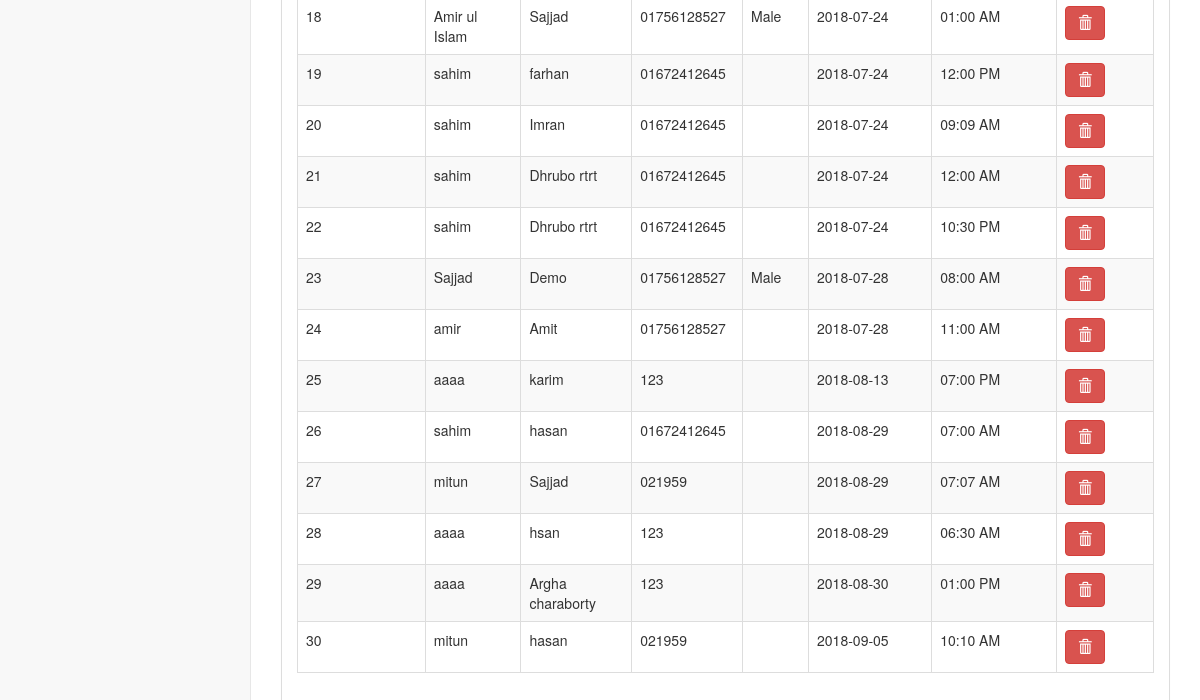
Before: /index.php/appointment/manage_appointment (lower part) with the older database file.
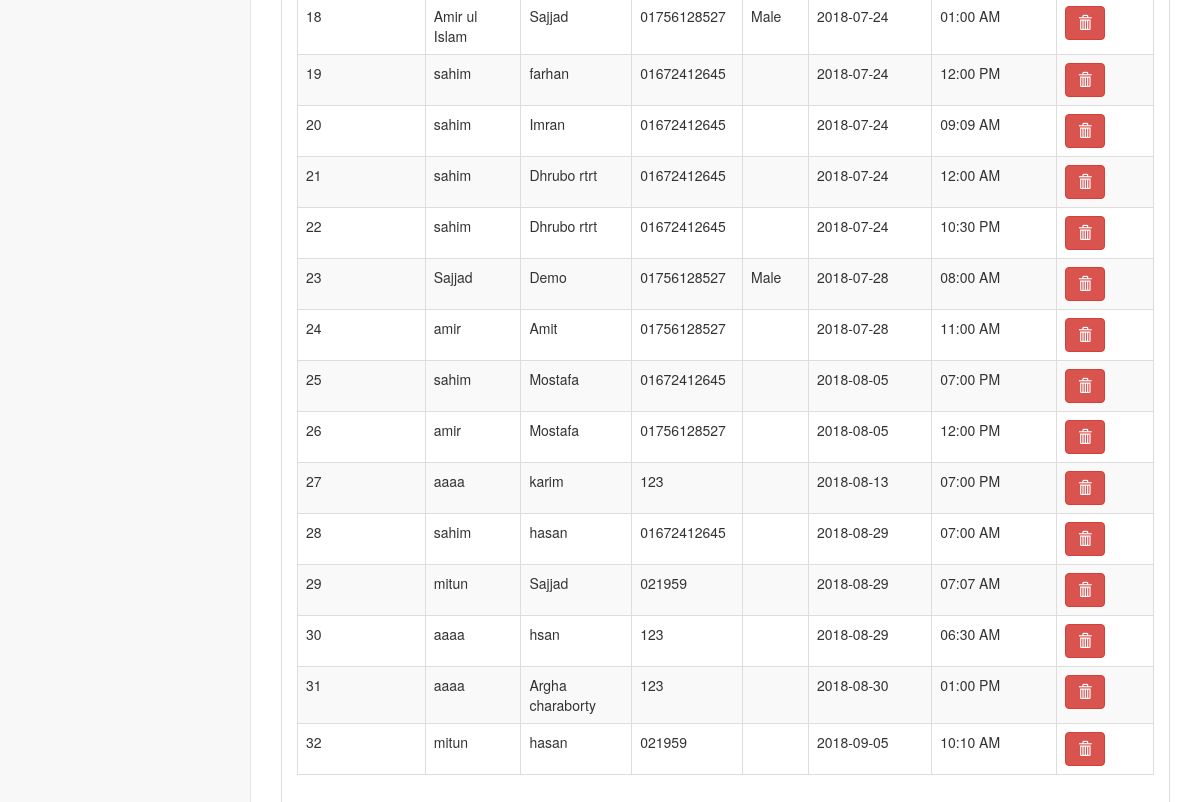
After: the same page with the newer database file.
### tables this page shows
CREATE TABLE `tbl_appointment` (
  `appointment_id` int(11) NOT NULL,
  `doc_id` int(11) NOT NULL,
  `patient_id` int(11) NOT NULL,
  `patient_name` varchar(255) NOT NULL,
  `phone_number` varchar(100) NOT NULL,
  `gender` varchar(50) NOT NULL,
  `appointment_date` date NOT NULL,
  `appointment_time` time NOT NULL
);

CREATE TABLE `tbl_doctor` (
  `doc_id` int(11) NOT NULL,
  `hospital_id` int(11) NOT NULL,
  `doc_name` varchar(255) NOT NULL,
  `doc_image` text NOT NULL,
  `doc_email` varchar(255) NOT NULL,
  `doc_password` varchar(255) NOT NULL,
  `doc_mobile_no` varchar(16) NOT NULL,
  `doc_qualification` varchar(255) NOT NULL,
  `doc_designation` varchar(255) NOT NULL,
  `doc_category` varchar(255) NOT NULL,
  `doc_birth_date` date NOT NULL,
  `doc_join_date` date NOT NULL,
  `doc_chamber` varchar(255) NOT NULL,
  `doc_fee` int(100) NOT NULL,
  `doc_status` tinyint(3) NOT NULL
);

### application/controllers/Appointment.php (called while the page is built, shortened)
<?php
class Appointment extends CI_Controller
{
    public function __construct()
    {
        $this->load->model('appointment_model');
    }
    public function manage_appointment()
    {
        $data = array();
        $data['app_data'] = $this->appointment_model->select_all_appointments();
        $data['dashboard'] = $this->load->view('admin/admin_pages/manage_appointment_form', $data, true);
        $this->load->view('admin/admin_master', $data);
    }
}

### index.php (called while the page is built, shortened)
<?php
require_once BASEPATH.'core/CodeIgniter.php';

### application/models/Appointment_model.php (called while the page is built, shortened)
<?php
class Appointment_model extends CI_Model
{
    public function select_all_appointments()
    {
        $result = $this->db->select('*')
            ->from('tbl_appointment')
            ->order_by('appointment_date asc', 'appointment_time desc')
            ->get()
            ->result();
        return $result;
    }
}

### application/models/Doctor_model.php (called while the page is built, shortened)
<?php
class Doctor_model extends CI_Model
{
    public function get_doctor_record_for_image($doc_image)
    {
        return $this->db->where('doc_id', $doc_image)->get('tbl_doctor')->row();
    }
}

### application/views/admin/admin_pages/manage_appointment_form.php (the view, shortened to what this page needs)
<div class="row">
    <div class="col-lg-12">
        <div class="panel panel-default">
            <div class="panel-body">
                <table width="100%" class="table table-striped table-bordered table-hover" id="dataTables-example">
                    <tbody>
                    <?php
                    $i = 1;
                    foreach ($app_data as $v_app) {
                        $doc_name = $this->doctor_model->get_doctor_record_for_image($v_app->doc_id);
                        ?>
                        <tr>
                            <td><?php echo $i++?></td>
                            <td><?php echo $v_app->patient_name ?></td>
                            <td><?php echo $doc_name->doc_name ?></td>
                            <td><?php echo $v_app->phone_number ?></td>
                            <td><?php echo $v_app->gender ?></td>
                            <td><?php echo $v_app->appointment_date ?></td>
                            <td><?php echo date('h:i A', strtotime($v_app->appointment_time)) ?></td>
                            <td>
                                <a href="<?php echo base_url("appointment/delete_appointment/$v_app->appointment_id") ?>"
                                   class="btn btn-danger" title="Delete"
                                   onclick="return confirm('Are you sure want to delete!!')"><span
                                            class="glyphicon glyphicon-trash"></span></a>
                            </td>
                        </tr>
                    <?php } ?>
                    </tbody>
                </table>
            </div>
        </div>
    </div>
</div>

### application/views/admin/admin_master.php (shortened to what this page needs)
<!DOCTYPE html>
<html lang="en">
<head>
    <link href="<?php echo base_url()?>asset/admin_asset/vendor/bootstrap/css/bootstrap.min.css" rel="stylesheet">
    <link href="<?php echo base_url()?>asset/admin_asset/vendor/metisMenu/metisMenu.min.css" rel="stylesheet">
    <link rel="stylesheet" href="<?php echo base_url()?>asset/admin_asset/datepicker/css/bootstrap-datepicker3.css">
    <link rel="stylesheet" href="<?php echo base_url()?>asset/timepicker/jquery.timepicker.min.css">
    <link href="<?php echo base_url()?>asset/admin_asset/vendor/datatables-plugins/dataTables.bootstrap.css" rel="stylesheet">
    <link href="<?php echo base_url()?>asset/admin_asset/vendor/datatables-responsive/dataTables.responsive.css" rel="stylesheet">
    <link href="<?php echo base_url()?>asset/admin_asset/dist/css/sb-admin-2.css" rel="stylesheet">
    <link href="<?php echo base_url()?>asset/admin_asset/vendor/morrisjs/morris.css" rel="stylesheet">
    <link href="<?php echo base_url()?>asset/css/star-rating-svg.css" rel="stylesheet">
    <link href="<?php echo base_url()?>asset/admin_asset/vendor/font-awesome/css/font-awesome.min.css" rel="stylesheet" type="text/css">
</head>
<body>
<div id="wrapper">
    <div id="page-wrapper">
    <?php echo $dashboard?>
    </div>
</div>
</body>
</html>

Changed rows visible on the page:
added tbl_appointment: patient_name "sahim", doc.doc_name "Mostafa", phone_number "01672412645", appointment_date "2018-08-05", appointment_time "07:00 PM"
added tbl_appointment: patient_name "amir", doc.doc_name "Mostafa", phone_number "01756128527", appointment_date "2018-08-05", appointment_time "12:00 PM"
